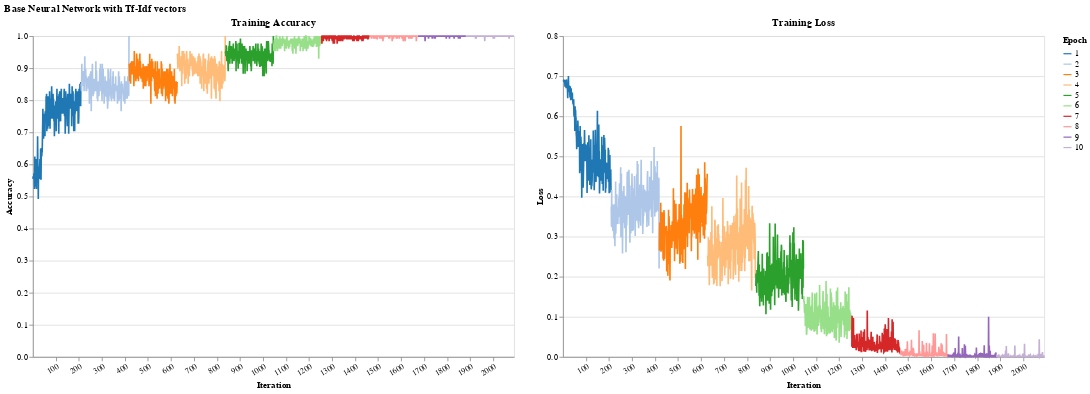

Write notebook code for a chart like this one.
### Code cell
# POC
#%%
file_list = [
    'power-gb-train.tsv',
    # 'power-ua-train.tsv',
    # 'power-fr-train.tsv',
    # 'power-nl-train.tsv',
]

full_data = load_data(folder_path="data/train/power/", file_list=file_list,text_head='text_en')
train_raw_gb, test_raw_gb = split_data(full_data, test_size=0.2, random_state=0)

file_list = [
    'power-gb-test.tsv',
    # 'power-ua-train.tsv',
    # 'power-fr-train.tsv',
    # 'power-nl-train.tsv',
]

test_data = load_data(folder_path="data/test/power/", file_list=file_list,text_head='text_en')

print("Prepare data encoder...")
# train_encoder = TfidfVectorizer(sublinear_tf=True, analyzer="char", ngram_range=(1,3))
train_encoder = TfidfVectorizer(max_features=10000)
train_encoder.fit(train_raw.texts)

print("Prepare data...")
train_dataset = encode_data(train_raw, train_encoder)
test_dataset = encode_data(test_raw, train_encoder)

print("Train model")
models_dir = Path('models')

if not models_dir.exists():
    models_dir.mkdir(parents=True, exist_ok=True)

train_config = TrainConfig(
    num_epochs      = 10,
    early_stop      = False,
    violation_limit = 5,
)

train_dataloader = DataLoader(train_dataset, batch_size=128, shuffle=True)

USE_CACHE = False

model_nn = NeuralNetwork(
    input_size=len(train_encoder.vocabulary_),
    hidden_size=128,
    device='cuda'
)

if Path('models/model_nn.pt').exists() and USE_CACHE:
    model_nn = load_model(model_nn, 'model_nn')
else:
    model_nn.fit(train_dataloader, train_config, disable_progress_bar=False)
    save_model(model_nn, "model_nn")

model_nn_results = evaluate_nn_model(model_nn, test_dataset)
np.save('models/model_nn_results.npy', model_nn_results)
print(model_nn_results)


# Plot training accuracy and loss side-by-side
plot_results(model_nn, train_config, train_dataloader)

### Figure 1 — Vega-Lite specification as saved in the notebook (floating-point values rounded to 4 significant figures; data arrays with more than 128 entries replaced by an {"elided": "..."} marker saying what was removed)
{"config": {"view": {"continuousWidth": 300, "continuousHeight": 300}}, "hconcat": [{"mark": {"type": "line"}, "encoding": {"color": {"field": "epoch", "scale": {"scheme": "category20"}, "title": "Epoch", "type": "nominal"}, "x": {"axis": {"labelAngle": -30, "title": "Iteration", "values": [0, 100, 200, 300, 400, 500, 600, 700, 800, 900, 1000, 1100, 1200, 1300, 1400, 1500, 1600, 1700, 1800, 1900, 2000]}, "field": "iteration", "type": "nominal"}, "y": {"axis": {"title": "Accuracy"}, "field": "training_acc", "type": "quantitative"}}, "height": 400, "title": "Training Accuracy", "width": 600}, {"mark": {"type": "line"}, "encoding": {"color": {"field": "epoch", "scale": {"scheme": "category20"}, "title": "Epoch", "type": "nominal"}, "x": {"axis": {"labelAngle": -30, "title": "Iteration", "values": [0, 100, 200, 300, 400, 500, 600, 700, 800, 900, 1000, 1100, 1200, 1300, 1400, 1500, 1600, 1700, 1800, 1900, 2000]}, "field": "iteration", "type": "nominal"}, "y": {"axis": {"title": "Loss"}, "field": "training_loss", "type": "quantitative"}}, "height": 400, "title": "Training Loss", "width": 600}], "data": {"name": "data-a6c1212e6dab40a969a0dae1dc1a6c16"}, "title": "Base Neural Network with Tf-Idf vectors", "$schema": "https://vega.github.io/schema/vega-lite/v5.17.0.json", "datasets": {"data-a6c1212e6dab40a969a0dae1dc1a6c16": {"elided": "2090 records"}}}
